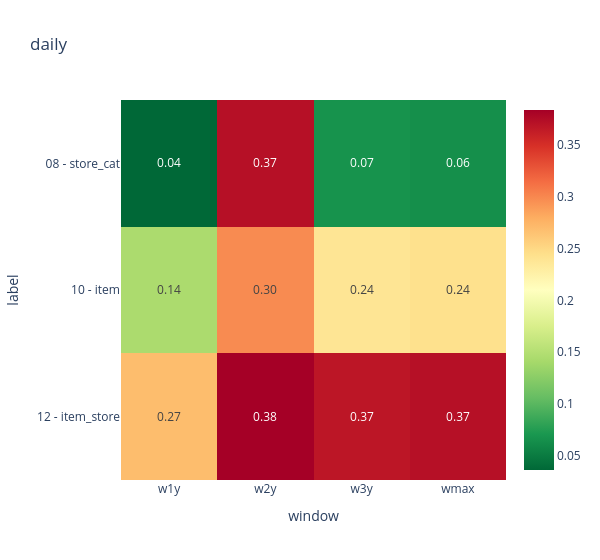
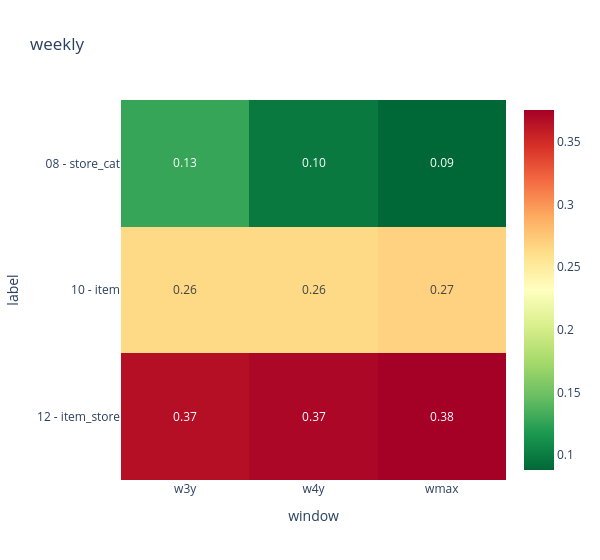

These figures' notebook cell, in order:
### Code cell
for grain in df_plot["grain"].unique():

    tmp = df_plot[df_plot["grain"] == grain]

    pivot = tmp.pivot_table(
        index="label",
        columns="window",
        values="wape",
        aggfunc="mean"
    )

    fig = px.imshow(
        pivot,
        text_auto=".2f",
        aspect="auto",
        title=grain,
        color_continuous_scale="RdYlGn_r",
        width=600
    )

    fig.show()

### Figure 1 — Plotly figure (JSON) as saved in the notebook; plotly's stock layout.template omitted (floating-point values rounded to 4 significant figures)
{"data": [{"coloraxis": "coloraxis", "hovertemplate": "window: %{x}<br>label: %{y}<br>color: %{z}<extra></extra>", "name": "0", "texttemplate": "%{z:.2f}", "type": "heatmap", "x": ["w1y", "w2y", "w3y", "wmax"], "xaxis": "x", "y": ["08 - store_cat", "10 - item", "12 - item_store"], "yaxis": "y", "z": [[0.03614, 0.3721, 0.06737, 0.06461], [0.1443, 0.2984, 0.2388, 0.2432], [0.2694, 0.3838, 0.3677, 0.3723]]}], "layout": {"coloraxis": {"autocolorscale": false, "colorscale": [[0, "rgb(0,104,55)"], [0.1, "rgb(26,152,80)"], [0.2, "rgb(102,189,99)"], [0.3, "rgb(166,217,106)"], [0.4, "rgb(217,239,139)"], [0.5, "rgb(255,255,191)"], [0.6, "rgb(254,224,139)"], [0.7, "rgb(253,174,97)"], [0.8, "rgb(244,109,67)"], [0.9, "rgb(215,48,39)"], [1, "rgb(165,0,38)"]]}, "title": {"text": "daily"}, "width": 600, "xaxis": {"anchor": "y", "domain": [0, 1], "title": {"text": "window"}}, "yaxis": {"anchor": "x", "autorange": "reversed", "domain": [0, 1], "title": {"text": "label"}}}}

### Figure 2 — Plotly figure (JSON) as saved in the notebook; plotly's stock layout.template omitted (floating-point values rounded to 4 significant figures)
{"data": [{"coloraxis": "coloraxis", "hovertemplate": "window: %{x}<br>label: %{y}<br>color: %{z}<extra></extra>", "name": "0", "texttemplate": "%{z:.2f}", "type": "heatmap", "x": ["w3y", "w4y", "wmax"], "xaxis": "x", "y": ["08 - store_cat", "10 - item", "12 - item_store"], "yaxis": "y", "z": [[0.1273, 0.09807, 0.08817], [0.2641, 0.2636, 0.2682], [0.3661, 0.3711, 0.3752]]}], "layout": {"coloraxis": {"autocolorscale": false, "colorscale": [[0, "rgb(0,104,55)"], [0.1, "rgb(26,152,80)"], [0.2, "rgb(102,189,99)"], [0.3, "rgb(166,217,106)"], [0.4, "rgb(217,239,139)"], [0.5, "rgb(255,255,191)"], [0.6, "rgb(254,224,139)"], [0.7, "rgb(253,174,97)"], [0.8, "rgb(244,109,67)"], [0.9, "rgb(215,48,39)"], [1, "rgb(165,0,38)"]]}, "title": {"text": "weekly"}, "width": 600, "xaxis": {"anchor": "y", "domain": [0, 1], "title": {"text": "window"}}, "yaxis": {"anchor": "x", "autorange": "reversed", "domain": [0, 1], "title": {"text": "label"}}}}
